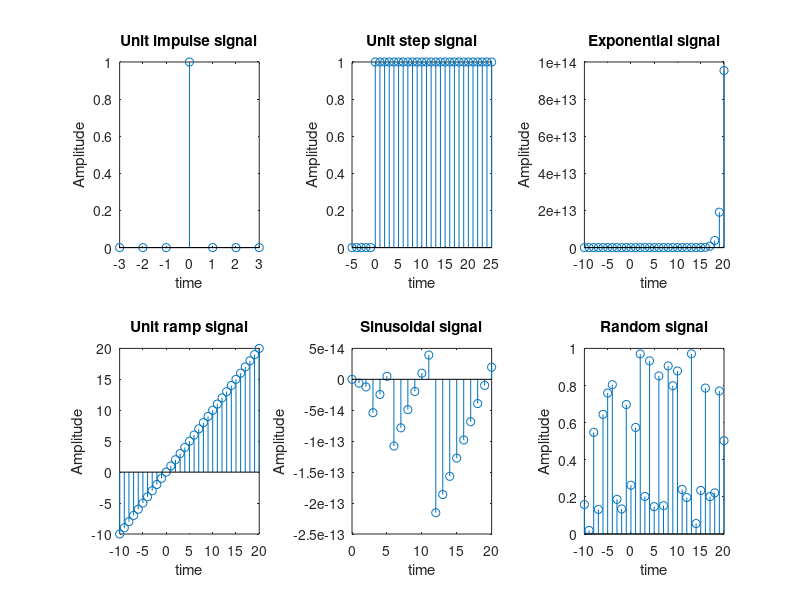

The MATLAB script that drew this image:
%WAVE FORM GENERATION
%DT SIGNAL
%UNIT IMPULSE
clc;
clear all;
close all;
n1=-3:1:3;
x1=[0,0,0,1,0,0,0];
subplot(2,3,1);
stem(n1,x1);
xlabel('time');
ylabel('Amplitude');
title('Unit impulse signal');
%UNIT STEP SIGNAL
n2=-5:1:25;
x2=[zeros(1,5),ones(1,26)];
subplot(2,3,2);
stem(n2,x2);
xlabel('time');
ylabel('Amplitude');
title('Unit step signal');
%EXPONENTIAL SIGNAL
a=input('Enter the value of a:');
n3=-10:1:20;
x3=power(a,n3);
subplot(2,3,3);
stem(n3,x3);
xlabel('time');
ylabel('Amplitude');
title('Exponential signal');
%UNIT RAMP SIGNAL
n4=-10:1:20;
x4=n4;
subplot(2,3,4);
stem(n4,x4);
xlabel('time');
ylabel('Amplitude');
title('Unit ramp signal');
%SINUSOIDAL SIGNAL
A=input('Enter the amplitude:');
f=input('Enter the frequency:');
n5=0:1:20;
x5=A*sin(2*pi*f*n5);
subplot(2,3,5);
stem(n5,x5);
xlabel('time');
ylabel('Amplitude');
title('Sinusoidal signal');
%RANDOM SIGNAL
n6=-10:1:20;
x6=rand(1,31);
subplot(2,3,6);
stem(n6,x6);
xlabel('time');
ylabel('Amplitude');
title('Random signal');